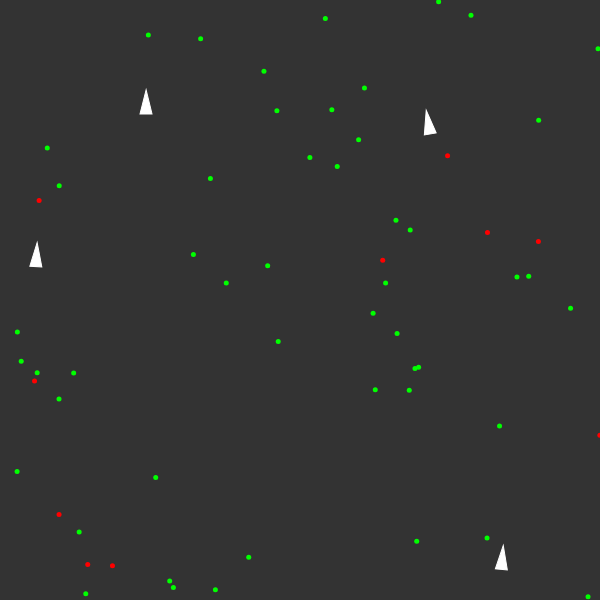
Frame 1 (no input)
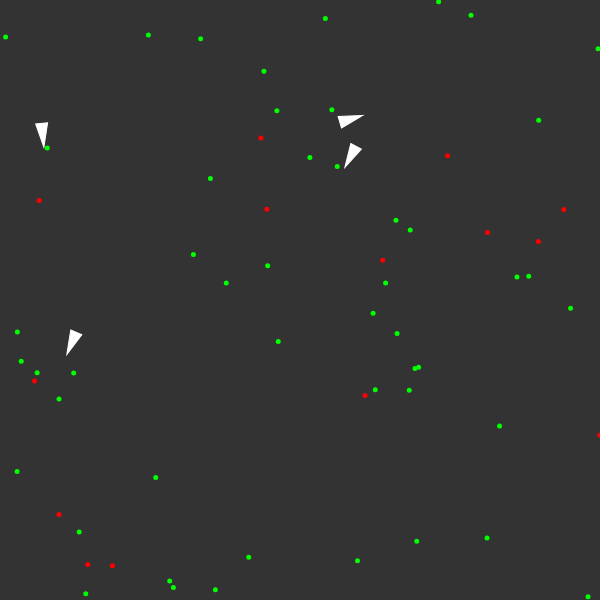
Frame 60 (no input)
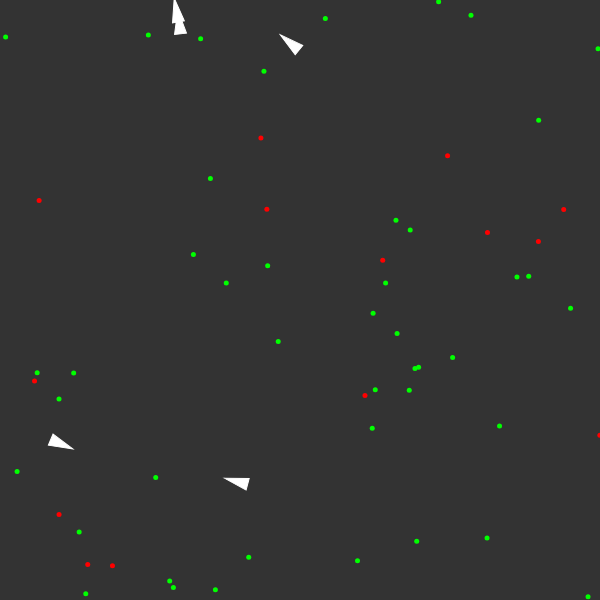
Frame 120 (the mouse pressed at the canvas centre since frame 60)

The p5.js sketch that drew these frames (run headless with seeded random() and noise() and a simulated clock; from frame 60 on, the mouse is pressed at the canvas centre):

// p5.js sketch
// ── sketch.js
var vehicle = [];
var food = [];
var poison = [];

var debug;


function setup() {
    createCanvas(600, 600);

    for (let i = 0; i < 4; i++) {
        let x = random(width);
        let y = random(height);
        vehicle.push(new Vehicle(x, y));
    }

    for (var i = 0; i < 50; i++) {
        var foodX = random(0, width);
        var foodY = random(0, height)
        food.push(createVector(foodX, foodY));


    }
    for (var i = 0; i < 10; i++) {
        var poisonX = random(0, width);
        var poisonY = random(0, height);
        poison.push(createVector(poisonX, poisonY));

    }


    debug = createCheckbox();


}

function generateFood() {
    var foodX = random(0, width);
    var foodY = random(0, height)
    food.push(createVector(foodX, foodY));

}

function generatePoison() {
    var poisonX = random(0, width);
    var poisonY = random(0, height)
    poison.push(createVector(poisonX, poisonY));

}


function draw() {
    background(51);


    if (random(1) < 0.05) {
        generateFood();
    }
    if (random(1) < 0.01) {
        generatePoison();
    }

    for (var i = 0; i < food.length; i++) {
        fill(0, 255, 0);
        noStroke();
        ellipse(food[i].x, food[i].y, 5, 5);
    }

    for (var i = 0; i < poison.length; i++) {
        fill(255, 0, 0);
        noStroke();
        ellipse(poison[i].x, poison[i].y, 5, 5);
    }
    for (let i = vehicle.length - 1; i >= 0; i--) {
        vehicle[i].behaviours(food, poison);
        vehicle[i].update();
        vehicle[i].display();
        vehicle[i].boundaries();
        var newVehicle = vehicle[i].clone();
        if (newVehicle != null) {
            vehicle.push(newVehicle);
        }
        if (vehicle[i].dead()) {
            var x = vehicle[i].position.x;
            var y = vehicle[i].position.y;

            food.push(createVector(x, y));

            vehicle.splice(i, 1);
        }


    }


}

// ── Vehicle.js
var mr = 0.03;
class Vehicle {
    constructor(x, y, dna) {
        this.acceleration = createVector(0, 0);
        this.velocity = createVector(0, -2);
        this.position = createVector(x, y);

        this.r = 6;
        this.maxSpeed = 8;
        this.maxForce = 0.2;


        this.dna = [];
        if (dna === undefined) {
            this.dna[0] = random(-3, 3);
            this.dna[1] = random(-3, 3);
            this.dna[2] = random(0, 100);
            this.dna[3] = random(0, 100);
        } else {
            this.dna[0] = dna[0];
            this.dna[1] = dna[1];
            this.dna[2] = dna[2];
            this.dna[3] = dna[3];
            this.mutate(this.dna);
        }

        this.health = 1;

    }
    mutate(dnaList) {

        for (let i = 0; i < dnaList.length; i++) {
            if (random(1) < mr) {
                if (i == 2 || i == 3) {
                    this.dna[i] += random(-30, 30);
                }
                if (i == 1 || i == 0) {
                    this.dna[i] += random(-0.5, 0.5);
                }
            }
        }
    }

    update() {
        this.health -= 0.005;

        this.velocity.add(this.acceleration);

        this.velocity.limit(this.maxSpeed);
        this.position.add(this.velocity);

        this.acceleration.mult(0);


    }

    applyForce(force) {
        this.acceleration.add(force);
    }

    seek(target) {
        var desired = p5.Vector.sub(target, this.position); //steer
        desired.setMag(this.maxSpeed);

        var steer = p5.Vector.sub(desired, this.velocity); //craig reynold steering force
        steer.limit(this.maxForce);

        return steer;


    }
    dead() {
        return (this.health < 0);
    }

    behaviours(good, bad) {

        var steerG = this.eat(good, 0.35, this.dna[2] * 2);
        var steerB = this.eat(bad, -0.75, this.dna[3] * 2);

        steerG.mult(this.dna[0]);
        steerB.mult(this.dna[1]);

        this.applyForce(steerG);
        this.applyForce(steerB);

    }

    eat(list, nutrition, perception) {

        var record = Infinity;
        var closest = null;
        for (let i = list.length - 1; i >= 0; i--) {
            var d = dist(this.position.x, this.position.y, list[i].x, list[i].y);
            if (d < this.maxSpeed) {
                list.splice(i, 1);
                this.health += nutrition;
            } else {
                if (d < record && d < perception) {
                    record = d;
                    closest = list[i];
                }
            }


        }

        if (closest != null) {
            return this.seek(closest);
        }

        return createVector(0, 0);

    }

    clone() {
        if (random(1) < 0.002) {
            return new Vehicle(this.position.x, this.position.y, this.dna);
        } else {
            return null;
        }
    }

    display() {
        var theta = this.velocity.heading() + PI / 2; //rotate the shape
        // fill(127);
        // stroke(200);

        if (debug.checked()) {


            //perception
            noFill();
            stroke(0, 255, 0);
            ellipse(this.position.x, this.position.y, this.dna[2] * 2);

            noFill();
            stroke(255, 0, 0);
            ellipse(this.position.x, this.position.y, this.dna[3] * 2);
            //perception end



            var rd = color(255, 0, 0);
            var gr = color(0, 255, 0);
            var col = lerpColor(rd, gr, this.health);
            push();
            fill(col);
            stroke(col);
        } else {

            push();
            fill(255);
            stroke(255);
        }


        translate(this.position.x, this.position.y); //to make the shape move
        rotate(theta); //we need to make it rotate
        beginShape();
        vertex(0, -this.r * 2);
        vertex(-this.r, this.r * 2);
        vertex(this.r, this.r * 2);
        endShape(CLOSE);
        if (debug.checked()) {

            //Line
            strokeWeight(3);
            stroke(0, 255, 0);
            line(0, 0, 0, -this.dna[0] * 20);
            strokeWeight(2);
            stroke(255, 0, 0);
            line(0, 0, 0, -this.dna[1] * 20);
        }

        pop();
    }


    boundaries() {
        var d = 25;

        var desired = null;

        if (this.position.x < d) {
            desired = createVector(this.maxSpeed, this.velocity.y);
        } else if (this.position.x > width - d) {
            desired = createVector(-this.maxSpeed, this.velocity.y);
        }

        if (this.position.y < d) {
            desired = createVector(this.velocity.x, this.maxSpeed);
        } else if (this.position.y > height - d) {
            desired = createVector(this.velocity.x, -this.maxSpeed);
        }

        if (desired !== null) {
            desired.normalize();
            desired.mult(this.maxSpeed);
            var steer = p5.Vector.sub(desired, this.velocity);
            steer.limit(this.maxForce);
            this.applyForce(steer);
        }

    }
}
